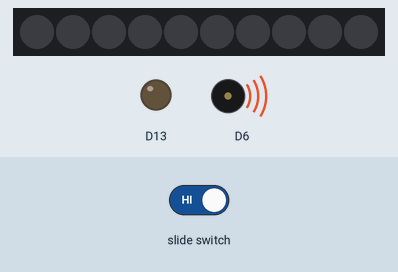
The sketch below on a simulated Adafruit Circuit Playground Express. On the bench: 10 RGB LEDs in strip order, left to right, output pins drawn as LEDs (lit = HIGH), buzzer (waves = sounding). The inputs (shaded band) are chosen by the test bench.

Above: at 4.8 s.
4.9 s: slide switch set LOW
At 5.6 s:
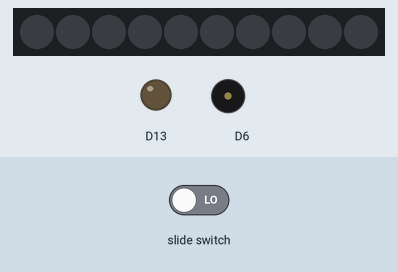
7.6 s: slide switch set HIGH
At 8.8 s:
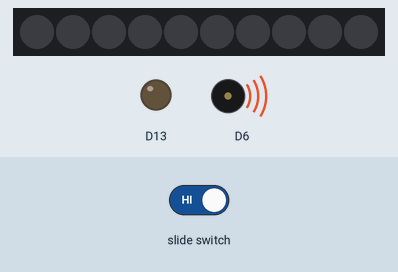
Timing chart, 0 to 19.6 s (numbered marks = the images above; inputs shaded):
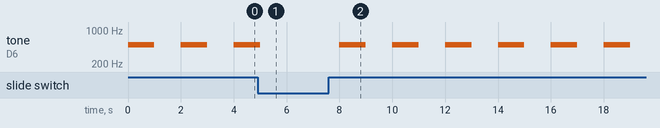

The sketch:

SlideSwitch_PlayTone.ino
```cpp
#include <Adafruit_CircuitPlayground.h>

bool slideSwitch;

void setup() {
  Serial.begin(9600);
  CircuitPlayground.begin();
}

void loop() {
  slideSwitch = CircuitPlayground.slideSwitch();

  if (slideSwitch) { // if the slide switch is set to ON
    CircuitPlayground.playTone(500, 1000); // play tone
  } else { // if the slide switch is set to OFF
    // do nothing
  }

  delay(1000);
}
```

Measured:
- after the input at 4.9 s, tone on D6: goes on until 5.0 s, then stays silent
- after the input at 7.6 s, tone on D6: alternates 500 Hz for 1.0 s and silent for 1.0 s, starting after 0.40 s
- by itself, tone on D6: alternates 500 Hz for 1.0 s and silent for 1.0 s
